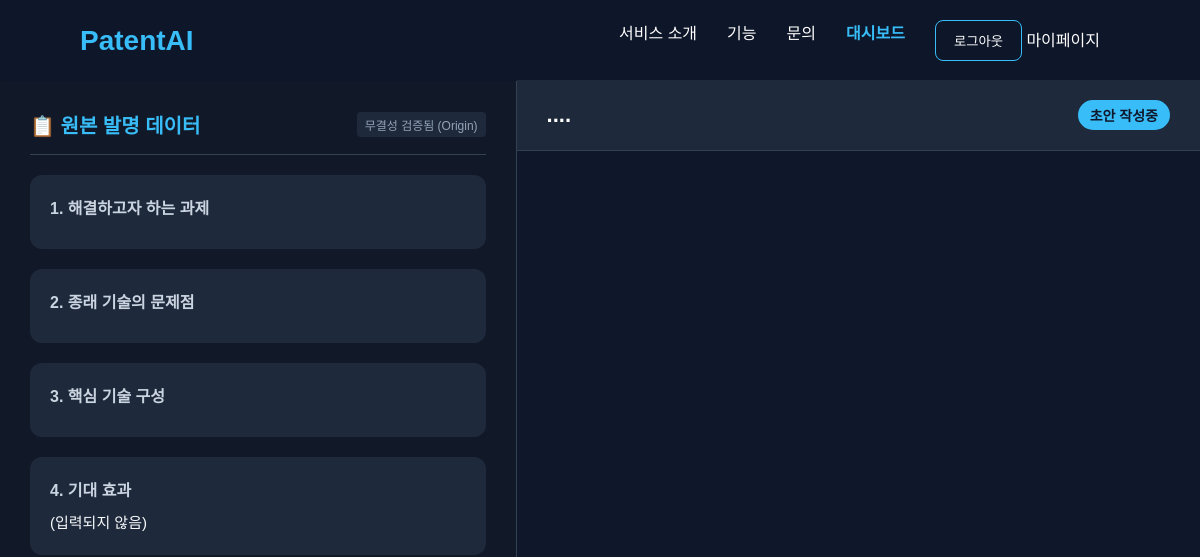
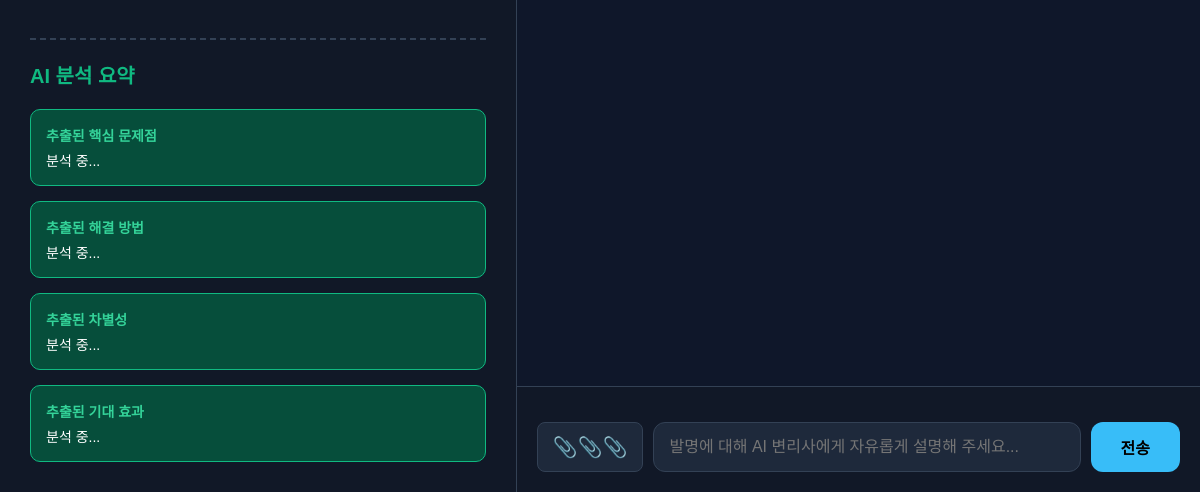
/workspace/workstation/12/ (signed in), run on an earlier commit of the app's database (2 pictures, top to bottom).
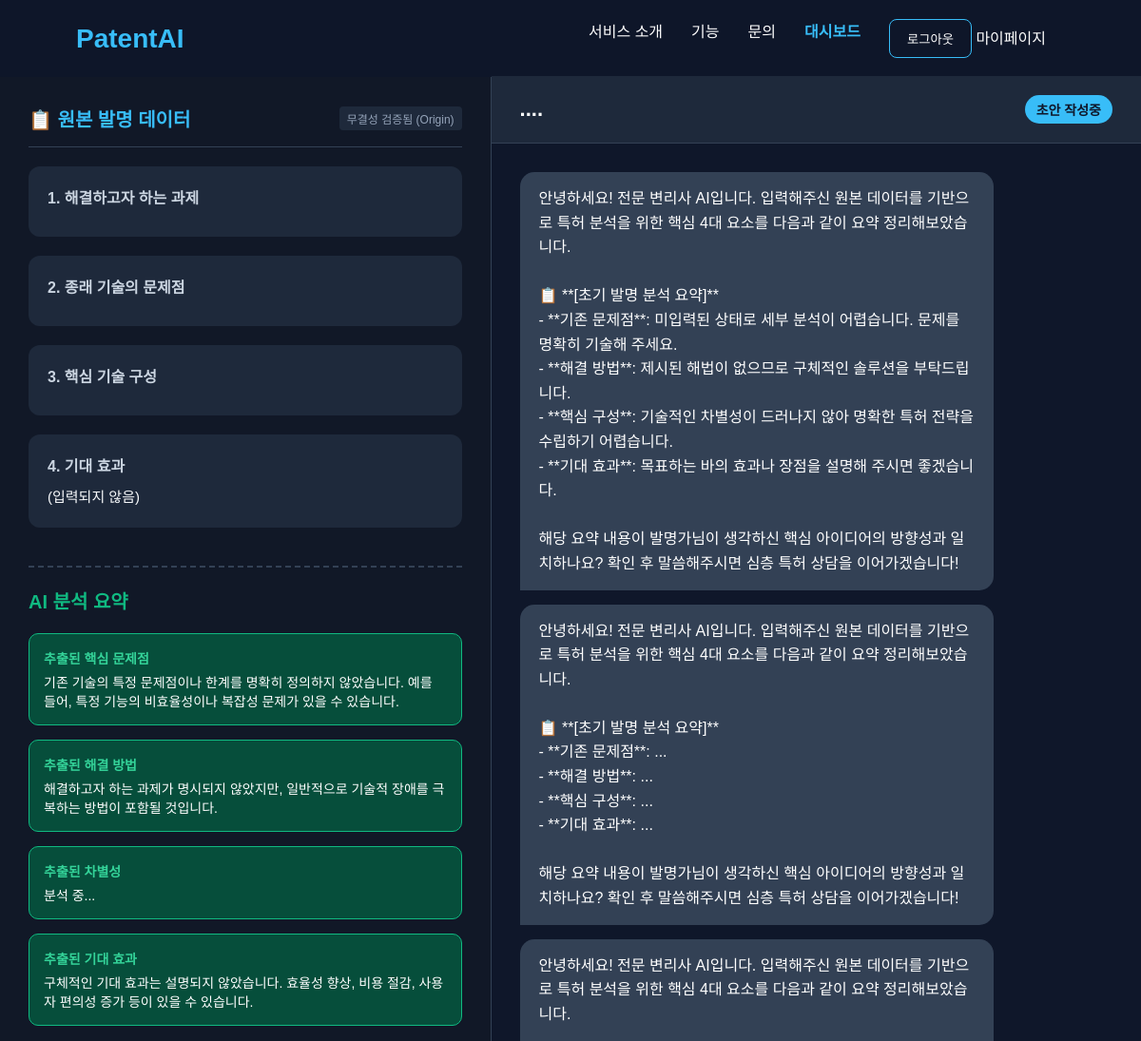
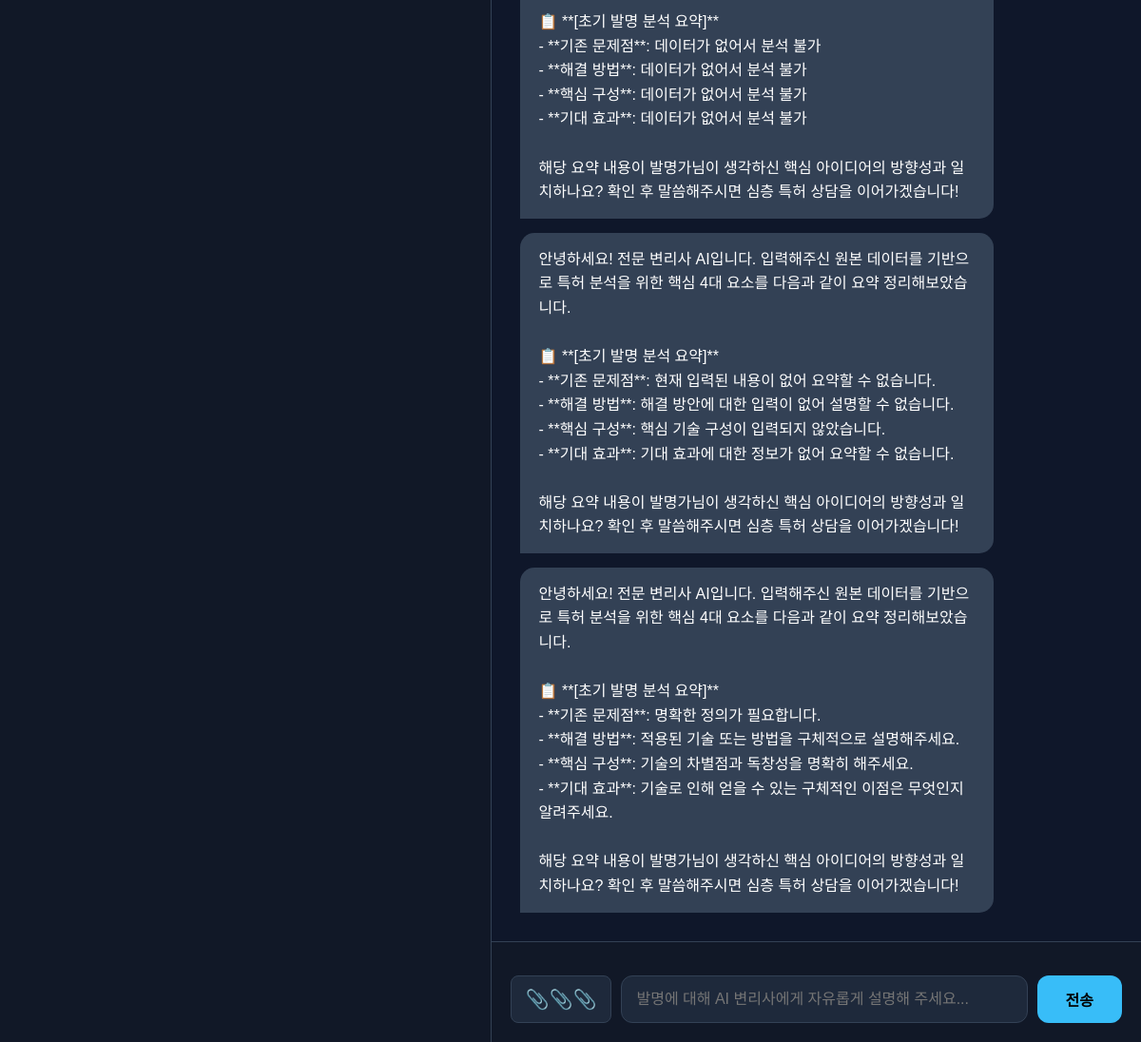
And on a later commit of the database (2 pictures, top to bottom).
### workspace/models.py (models this page shows)
class InventionInput(models.Model):
    project = models.OneToOneField(PatentProject, on_delete=models.CASCADE)
    problem_to_solve = models.TextField(verbose_name="해결하고자 하는 과제")
    prior_art_problem = models.TextField(verbose_name="기존 기술의 문제점")
    core_tech = models.TextField(verbose_name="핵심 기술 구성")
    expected_effect = models.TextField(verbose_name="기대 효과", blank=True, null=True)

class ConsultationState(models.Model):
    project = models.OneToOneField(PatentProject, on_delete=models.CASCADE, related_name='consultation_state')
    phase = models.IntegerField(default=1)
    collecting_steps = models.BooleanField(default=False)
    ext_problem = models.TextField(blank=True, null=True)
    ext_solution = models.TextField(blank=True, null=True)
    ext_differentiation = models.TextField(blank=True, null=True)
    ext_effect = models.TextField(blank=True, null=True)

class PatentProject(models.Model):
    STATUS_CHOICES = (
        ('draft', '초안 작성중'),
        ('agent_processing', 'AI 처리중'),
        ('review', '변리사 검토중'),
        ('done', '완료'),
    )
    title = models.CharField(max_length=200, verbose_name="프로젝트명")
    owner = models.ForeignKey(User, on_delete=models.CASCADE, related_name='projects')
    status = models.CharField(max_length=20, choices=STATUS_CHOICES, default='draft')
    original_data_hash = models.CharField(max_length=64, blank=True, null=True) # 원본 데이터의 해시값을 저장하는 필드 (중복 방지 및 변경 감지용)
    created_at = models.DateTimeField(auto_now_add=True)
    updated_at = models.DateTimeField(auto_now=True)

class ChatMessage(models.Model):
    project = models.ForeignKey(PatentProject, on_delete=models.CASCADE, related_name='chat_messages')
    role = models.CharField(max_length=20) # 'user', 'assistant'
    content = models.TextField()
    created_at = models.DateTimeField(auto_now_add=True)

### workspace/views.py (the view)
# urls.py: path('workstation/<int:project_id>/', views.workstation, name='workstation'),
@login_required(login_url='/accounts/login/')
def workstation(request, project_id):
    project = get_object_or_404(PatentProject, id=project_id, owner=request.user)
    invention_input = get_object_or_404(InventionInput, project=project)
    consultation_state, _ = ConsultationState.objects.get_or_create(project=project)
    algorithm_steps = project.algorithm_steps.all().order_by('step_seq')
    details = project.details.all()
    chat_messages = project.chat_messages.all().order_by('created_at')
    context = {
        'project': project,
        'invention_input': invention_input,
        'consultation_state': consultation_state,
        'algorithm_steps': algorithm_steps,
        'details': details,
        'chat_messages': chat_messages,
    }
    return render(request, 'workspace/workstation.html', context)

### workspace/templates/workspace/workstation.html (shortened to what this page needs)
{% extends "base.html" %}
{% block content %}
<div class="workstation-container" style="display: flex; height: calc(100vh - 80px); margin-top: 80px; background: #0f172a; color: white;">
    <div class="left-panel" style="flex: 1; border-right: 1px solid #334155; padding: 30px; overflow-y: auto; background: #111827;">
        <div style="display: flex; justify-content: space-between; align-items: center; border-bottom: 1px solid #334155; padding-bottom: 15px; margin-bottom: 20px;">
            <h2 style="font-size: 20px; color: #38bdf8; margin: 0;">📋 원본 발명 데이터</h2>
            <span style="font-size: 12px; background: #1e293b; padding: 4px 8px; border-radius: 4px; color: #94a3b8;">무결성 검증됨 (Origin)</span>
        </div>
        <div style="display: flex; flex-direction: column; gap: 20px;">
            <div class="data-card" style="background: #1e293b; padding: 20px; border-radius: 12px;">
                <h3 style="font-size: 16px; color: #cbd5e1; margin-bottom: 10px;">1. 해결하고자 하는 과제</h3>
            </div>
            <div class="data-card" style="background: #1e293b; padding: 20px; border-radius: 12px;">
                <h3 style="font-size: 16px; color: #cbd5e1; margin-bottom: 10px;">2. 종래 기술의 문제점</h3>
            </div>
            <div class="data-card" style="background: #1e293b; padding: 20px; border-radius: 12px;">
                <h3 style="font-size: 16px; color: #cbd5e1; margin-bottom: 10px;">3. 핵심 기술 구성</h3>
            </div>
            <div class="data-card" style="background: #1e293b; padding: 20px; border-radius: 12px;">
                <h3 style="font-size: 16px; color: #cbd5e1; margin-bottom: 10px;">4. 기대 효과</h3>
                <p style="color: #f8fafc; line-height: 1.6; font-size: 15px;">{{ invention_input.expected_effect|default:"(입력되지 않음)"|linebreaksbr }}</p>
            </div>
        </div>
        <div style="margin-top: 40px; border-top: 2px dashed #334155; padding-top: 20px;">
            <h2 style="font-size: 20px; color: #10b981; margin-bottom: 20px;">AI 분석 요약</h2>
            <div id="ai-analysis-results" style="display: flex; flex-direction: column; gap: 15px;">
                <div class="analysis-card" style="background: #064e3b; padding: 15px; border-radius: 10px; border: 1px solid #10b981;">
                    <h4 style="margin: 0 0 5px 0; font-size: 14px; color: #34d399;">추출된 핵심 문제점</h4>
                    <p id="ext-problem" style="margin: 0; font-size: 14px;">{{ consultation_state.ext_problem|default:"분석 중..." }}</p>
                </div>
                <div class="analysis-card" style="background: #064e3b; padding: 15px; border-radius: 10px; border: 1px solid #10b981;">
                    <h4 style="margin: 0 0 5px 0; font-size: 14px; color: #34d399;">추출된 해결 방법</h4>
                    <p id="ext-solution" style="margin: 0; font-size: 14px;">{{ consultation_state.ext_solution|default:"분석 중..." }}</p>
                </div>
                <div class="analysis-card" style="background: #064e3b; padding: 15px; border-radius: 10px; border: 1px solid #10b981;">
                    <h4 style="margin: 0 0 5px 0; font-size: 14px; color: #34d399;">추출된 차별성</h4>
                    <p id="ext-differentiation" style="margin: 0; font-size: 14px;">{{ consultation_state.ext_differentiation|default:"분석 중..." }}</p>
                </div>
                <div class="analysis-card" style="background: #064e3b; padding: 15px; border-radius: 10px; border: 1px solid #10b981;">
                    <h4 style="margin: 0 0 5px 0; font-size: 14px; color: #34d399;">추출된 기대 효과</h4>
                    <p id="ext-effect" style="margin: 0; font-size: 14px;">{{ consultation_state.ext_effect|default:"분석 중..." }}</p>
                </div>
                </div>
        </div>
    </div>
    <div class="right-panel" style="flex: 1.5; display: flex; flex-direction: column; position: relative;">
        <div style="padding: 20px 30px; background: #1e293b; border-bottom: 1px solid #334155; display: flex; justify-content: space-between; align-items: center;">
            <h2 style="font-size: 22px; margin: 0;">{{ project.title }}</h2>
            <span style="background: #38bdf8; color: #0f172a; padding: 5px 12px; border-radius: 20px; font-weight: bold; font-size: 14px;">{{ project.get_status_display }}</span>
        </div>
        <div id="chat-box" style="flex: 1; padding: 30px; overflow-y: auto; display: flex; flex-direction: column; gap: 15px;">
                {% for msg in chat_messages %}
                    {% if msg.role == 'assistant' %}
                        <div class="msg ai-msg" style="align-self: flex-start; background: #334155; padding: 15px 20px; border-radius: 15px 15px 15px 0; max-width: 80%;">
                            <p style="margin: 0; line-height: 1.6;">{{ msg.content|linebreaksbr }}</p>
                        </div>
                    {% elif msg.role == 'user' %}
                        <div class="msg user-msg" style="align-self: flex-end; background: #38bdf8; color: #0f172a; padding: 15px 20px; border-radius: 15px 15px 0 15px; max-width: 80%; font-weight: 500;">
                            <p style="margin: 0; line-height: 1.6;">{{ msg.content|linebreaksbr }}</p>
                        </div>
                    {% endif %}
                {% endfor %}
        </div>
        <div style="padding: 20px; background: #111827; border-top: 1px solid #334155;">
            <form id="chat-form" style="display: flex; gap: 10px; margin-top: 15px;">
                <button type="button" id="file-btn" style="background: #1e293b; border: 1px solid #334155; border-radius: 8px; padding: 0 15px; font-size: 20px; cursor: pointer; transition: 0.2s;" title="문서 업로드 (PDF, DOCX, HWP)">
                    📎📎📎
                </button>
                <input type="text" id="chat-input" placeholder="발명에 대해 AI 변리사에게 자유롭게 설명해 주세요..."
                       style="flex: 1; padding: 15px; border-radius: 12px; border: 1px solid #334155; background: #1e293b; color: white; font-size: 16px; outline: none;">
                <button type="submit" class="start-btn" style="padding: 0 30px; font-size: 16px;">전송</button>
            </form>
        </div>
    </div>
</div>
{% endblock %}

### templates/base.html (shortened to what this page needs)
{% load static %}
<!DOCTYPE html>
<html lang="ko">
<head>
    <link rel="stylesheet" href="{% static 'css/style.css' %}">
</head>
<body>
    <header>
        <div class="logo"><a href="/" style="text-decoration: none; color: #38bdf8;">PatentAI</a></div>
        <nav>
            <a href="#">서비스 소개</a>
            <a href="#">기능</a>
            <a href="#">문의</a>
            {% if user.is_authenticated %}
                <a href="{% url 'dashboard' %}" style="color: #38bdf8; font-weight: bold;">대시보드</a>
                <form action="{% url 'logout' %}" method="post" style="display: inline;">
                    <button type="submit" style="background: none; border: 1px solid #38bdf8; color: white; padding: 10px 18px; border-radius: 8px; cursor: pointer;">로그아웃</button>
                    <a href="{% url 'my_page' %}" style="color: white; text-decoration: none; margin-right: 20px;">마이페이지</a>
                </form>
            {% else %}
                <a href="/accounts/login/" class="login-btn">로그인</a>
                <a href="/accounts/signup/" class="login-btn">회원가입</a>
            {% endif %}
        </nav>
    </header>
    <main>
        {% block content %}
        {% endblock %}
    </main>
</body>
</html>

### static/css/style.css (style rules this page uses)
* { margin: 0; padding: 0; box-sizing: border-box; }
body { font-family: Arial, sans-serif; background: #0f172a; color: white; }
header { width: 100%; padding: 20px 80px; display: flex; justify-content: space-between; align-items: center; position: fixed; top: 0; background: rgba(15, 23, 42, 0.9); backdrop-filter: blur(10px); }
.logo { font-size: 28px; font-weight: bold; color: #38bdf8; }
nav { display: flex; gap: 30px; }
nav a { color: white; text-decoration: none; transition: 0.3s; }
.start-btn, .demo-btn { padding: 15px 30px; border: none; border-radius: 12px; font-size: 16px; cursor: pointer; transition: 0.3s; }
.start-btn { background: #38bdf8; color: black; font-weight: bold; }

What changed in the data, as far as the page shows it:
changed ConsultationState "분석 중...": ext_problem "분석 중..." → "기존 기술의 특정 문제점이나 한계를 명확히 정의하지 않았습니다. 예를 들어, 특정 기능의 비효율성이나 복잡성 문제가 있을 수 있습니다."; ext_solution "분석 중..." → "해결하고자 하는 과제가 명시되지 않았지만, 일반적으로 기술적 장애를 극복하는 방법이 포함될 것입니다."; ext_effect "분석 중..." → "구체적인 기대 효과는 설명되지 않았습니다. 효율성 향상, 비용 절감, 사용자 편의성 증가 등이 있을 수 있습니다."
added ChatMessage: content "안녕하세요! 전문 변리사 AI입니다. 입력해주신 원본 데이터를 기반으로 특허 분석을 위한 핵심 4대 요소를 다음과 같이 요약 정리해보았습니다. 📋 **[초기 발명 분석 요약]** - **기존 문제점**: 미입력된 상태로 세부 분석이 어렵습니다. 문제를 명확히 기술해 주세요. - **해결 방법**: 제시된 해법이 없으므로 구체적인 솔루션을 부탁드립니다. - **핵심 구성**: 기술적인 차별성이 드러나지 않아 명확한 특허 전략을 수립하기 어렵습니다. - **기대 효과**: 목표하는 바의 효과나 장점을 설명해 주시면 좋겠습니다. 해당 요약 내용이 발명가님이 생각하신 핵심 아이디어의 방향성과 일치하나요? 확인 후 말씀해주시면 심층 특허 상담을 이어가겠습니다!"
added ChatMessage: content "안녕하세요! 전문 변리사 AI입니다. 입력해주신 원본 데이터를 기반으로 특허 분석을 위한 핵심 4대 요소를 다음과 같이 요약 정리해보았습니다. 📋 **[초기 발명 분석 요약]** - **기존 문제점**: ... - **해결 방법**: ... - **핵심 구성**: ... - **기대 효과**: ... 해당 요약 내용이 발명가님이 생각하신 핵심 아이디어의 방향성과 일치하나요? 확인 후 말씀해주시면 심층 특허 상담을 이어가겠습니다!"
added ChatMessage: content "안녕하세요! 전문 변리사 AI입니다. 입력해주신 원본 데이터를 기반으로 특허 분석을 위한 핵심 4대 요소를 다음과 같이 요약 정리해보았습니다. 📋 **[초기 발명 분석 요약]** - **기존 문제점**: 데이터가 없어서 분석 불가 - **해결 방법**: 데이터가 없어서 분석 불가 - **핵심 구성**: 데이터가 없어서 분석 불가 - **기대 효과**: 데이터가 없어서 분석 불가 해당 요약 내용이 발명가님이 생각하신 핵심 아이디어의 방향성과 일치하나요? 확인 후 말씀해주시면 심층 특허 상담을 이어가겠습니다!"
added ChatMessage: content "안녕하세요! 전문 변리사 AI입니다. 입력해주신 원본 데이터를 기반으로 특허 분석을 위한 핵심 4대 요소를 다음과 같이 요약 정리해보았습니다. 📋 **[초기 발명 분석 요약]** - **기존 문제점**: 현재 입력된 내용이 없어 요약할 수 없습니다. - **해결 방법**: 해결 방안에 대한 입력이 없어 설명할 수 없습니다. - **핵심 구성**: 핵심 기술 구성이 입력되지 않았습니다. - **기대 효과**: 기대 효과에 대한 정보가 없어 요약할 수 없습니다. 해당 요약 내용이 발명가님이 생각하신 핵심 아이디어의 방향성과 일치하나요? 확인 후 말씀해주시면 심층 특허 상담을 이어가겠습니다!"
added ChatMessage: content "안녕하세요! 전문 변리사 AI입니다. 입력해주신 원본 데이터를 기반으로 특허 분석을 위한 핵심 4대 요소를 다음과 같이 요약 정리해보았습니다. 📋 **[초기 발명 분석 요약]** - **기존 문제점**: 명확한 정의가 필요합니다. - **해결 방법**: 적용된 기술 또는 방법을 구체적으로 설명해주세요. - **핵심 구성**: 기술의 차별점과 독창성을 명확히 해주세요. - **기대 효과**: 기술로 인해 얻을 수 있는 구체적인 이점은 무엇인지 알려주세요. 해당 요약 내용이 발명가님이 생각하신 핵심 아이디어의 방향성과 일치하나요? 확인 후 말씀해주시면 심층 특허 상담을 이어가겠습니다!"
